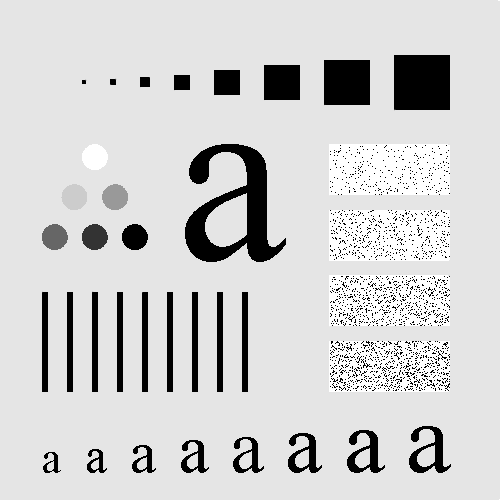
#> input picture Aulas/aula5/Figuras/Fig0333a.tif, 500 x 500 px
$ jupyter execute aula5.ipynb
#> lines starting #> are read from the running program, lines starting #| are printed output that depends on the picture; after the words box and inside, x2 and y2 are one past the last pixel; in counts of white or black regions, pixels touching at a corner belong together
# Aula 5

[cell 1]
import cv2
import numpy as np
import matplotlib.pyplot as plt

## Ex. 1

[cell 2]
img1 = cv2.imread('Figuras/Fig0333a.tif', cv2.IMREAD_GRAYSCALE)
#> img1 is the input picture: shape (500, 500); min 0, max 255, mean 207.4

[cell 3]
# Kernel sizes to test
m_values = [3, 5, 9, 15, 25]

# Initialize figure for displaying results
plt.figure(figsize=(15, 10))

for idx, m in enumerate(m_values, 1):
    d = int((m-1)/2)
    kernel = np.ones((m, m), dtype='float') / m**2

    # Get image dimensions
    (h, w) = img1.shape

    # Initialize output image
    img_out = np.zeros((h, w), dtype='uint8')

    # Apply mean filter
    for i in range(d, h-d):
        for j in range(d, w-d):
            secao_img = img1[i-d:i+d+1, j-d:j+d+1]
            prod_img_kernel = secao_img * kernel
            somatorio = prod_img_kernel.sum()
            img_out[i, j] = somatorio.astype('uint8')

    # Plot results
    plt.subplot(2, len(m_values), idx)
    plt.imshow(img1, cmap='gray')
    plt.title(f'Original')
    plt.axis('off')

    plt.subplot(2, len(m_values), idx + len(m_values))
    plt.imshow(img_out, cmap='gray')
    plt.title(f'm = {m}')
    plt.axis('off')
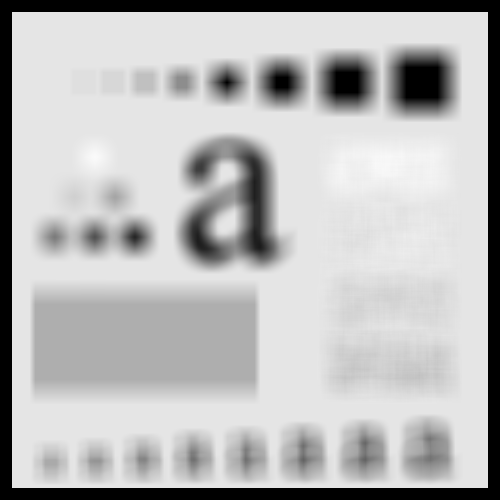
#> img_out: shape (500, 500); min 0, max 250, mean 185.7

plt.tight_layout()
plt.show()
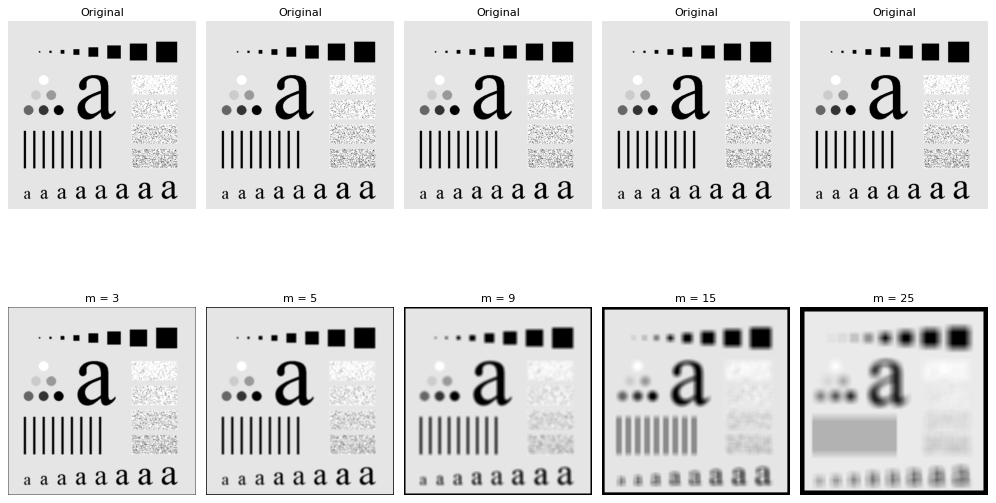
#> figure drawn by matplotlib, 10 panels

## Ex. 2

[cell 4]
img2 = cv2.imread('Figuras/Fig0334a.tif', cv2.IMREAD_GRAYSCALE)
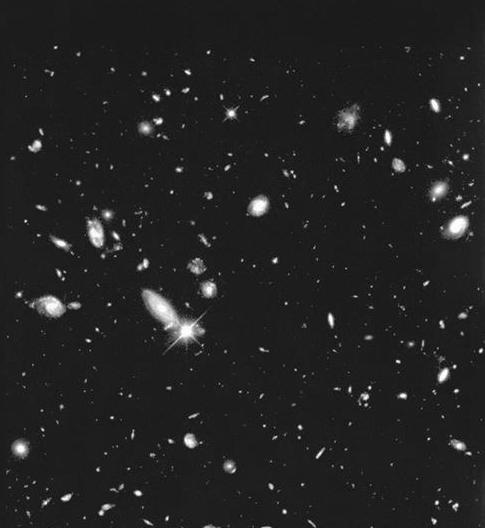
#> input picture Aulas/aula5/Figuras/Fig0334a.tif, 485 x 528 px
#> img2 is the input picture: shape (528, 485); min 0, max 255, mean 34.5

[cell 5]
# montagem do Kernel
m = 15
d = int((m-1)/2)
kernel = np.ones((m,m), dtype = 'float') / m**2

# inicialização da figura processada
(h, w) = img2.shape
#> h = 528; w = 485

img_filter = np.zeros((h, w), dtype = 'uint8')

# varredura da imagem

for i in range(d, h-d):
    for j in range(d, w-d):
        secao_img = img2[i-d:i+d+1, j-d:j+d+1]

        prod_img_kernel = secao_img * kernel
        somatorio = prod_img_kernel.sum()

        img_filter[i, j] = somatorio.astype('uint8')
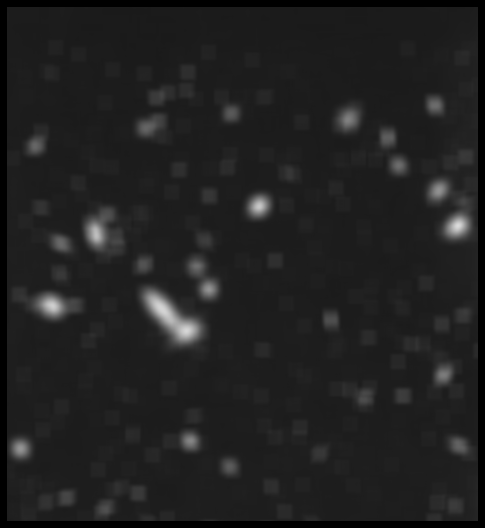
#> img_filter: shape (528, 485); min 0, max 219, mean 32.3

img_bin = np.where(img_filter > img_filter.max()*0.35, 255, 0)
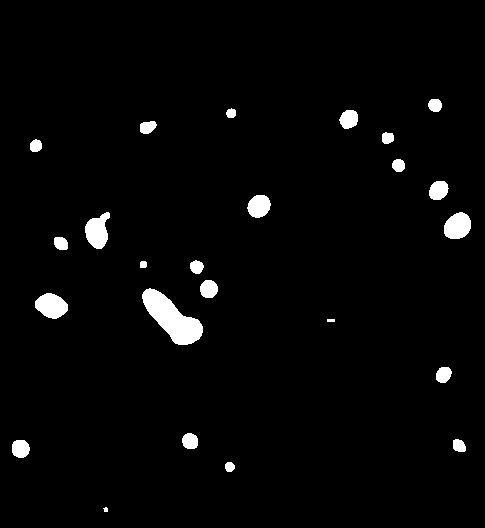
#> img_bin: shape (528, 485) int64; 2.7% white; 24 white regions (1 under 20 px), largest, box (x1, y1, x2, y2) and area: (142, 288, 203, 345) 1703, (85, 212, 110, 249) 614, (35, 293, 68, 319) 614

# now for each white pixel in img_bin, get the same pixel in img2 and create img_out
img_out = np.where(img_bin == 255, img2, 0)
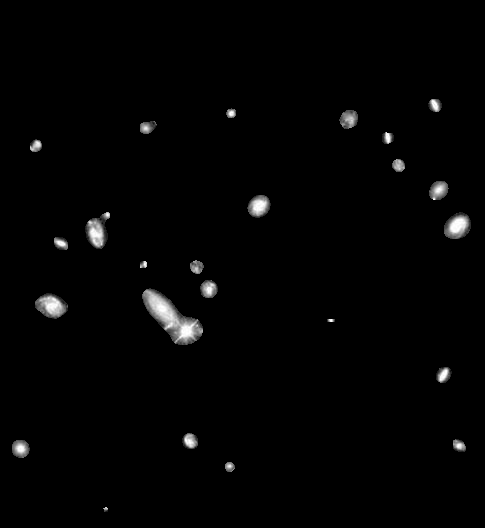
#> img_out: shape (528, 485); min 0, max 255, mean 3.8

# plotagem das imagens
plt.figure(figsize=(15, 10))
plt.subplot(1,4,1)
plt.imshow(img2, cmap = 'gray')
plt.title('Imagem Original')
plt.axis('off')

plt.subplot(1,4,2)
plt.imshow(img_filter, cmap = 'gray')
plt.title('Imagem Filtrada')
plt.axis('off')

plt.subplot(1,4,3)
plt.imshow(img_bin, cmap = 'gray')
plt.title('Imagem Binária')
plt.axis('off')

plt.subplot(1,4,4)
plt.imshow(img_out, cmap = 'gray')
plt.title('Imagem Final')
plt.axis('off')

plt.tight_layout()
plt.show()
